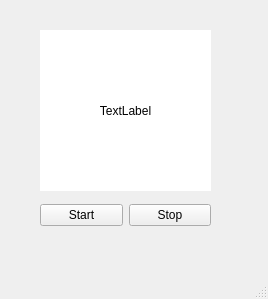
<?xml version="1.0" encoding="UTF-8"?>
<ui version="4.0">
 <class>MainWindow</class>
 <widget class="QMainWindow" name="MainWindow">
  <property name="geometry">
   <rect>
    <x>0</x>
    <y>0</y>
    <width>268</width>
    <height>299</height>
   </rect>
  </property>
  <property name="windowTitle">
   <string>MainWindow</string>
  </property>
  <widget class="QWidget" name="centralwidget">
   <widget class="QLabel" name="lblRedLED">
    <property name="geometry">
     <rect>
      <x>40</x>
      <y>30</y>
      <width>171</width>
      <height>161</height>
     </rect>
    </property>
    <property name="styleSheet">
     <string notr="true">background-color: rgb(255, 255, 255);</string>
    </property>
    <property name="text">
     <string>TextLabel</string>
    </property>
    <property name="alignment">
     <set>Qt::AlignmentFlag::AlignCenter</set>
    </property>
   </widget>
   <widget class="QWidget" name="">
    <property name="geometry">
     <rect>
      <x>40</x>
      <y>200</y>
      <width>171</width>
      <height>31</height>
     </rect>
    </property>
    <layout class="QHBoxLayout" name="horizontalLayout">
     <item>
      <widget class="QPushButton" name="btnStart">
       <property name="text">
        <string>Start</string>
       </property>
      </widget>
     </item>
     <item>
      <widget class="QPushButton" name="btnStop">
       <property name="text">
        <string>Stop</string>
       </property>
      </widget>
     </item>
    </layout>
   </widget>
  </widget>
  <widget class="QMenuBar" name="menubar">
   <property name="geometry">
    <rect>
     <x>0</x>
     <y>0</y>
     <width>268</width>
     <height>22</height>
    </rect>
   </property>
  </widget>
  <widget class="QStatusBar" name="statusbar"/>
 </widget>
 <resources/>
 <connections/>
</ui>
